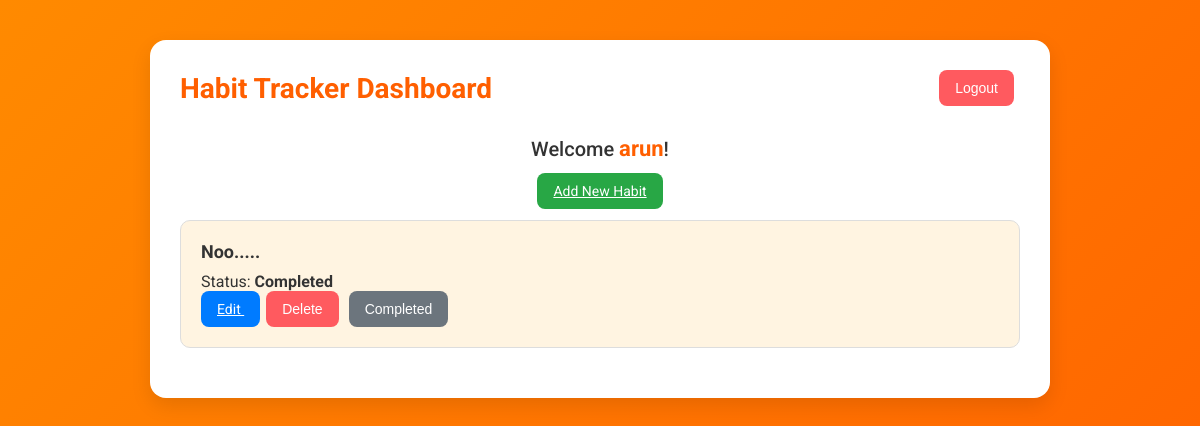
Page /dashboard/ (signed in) on the earlier database version.
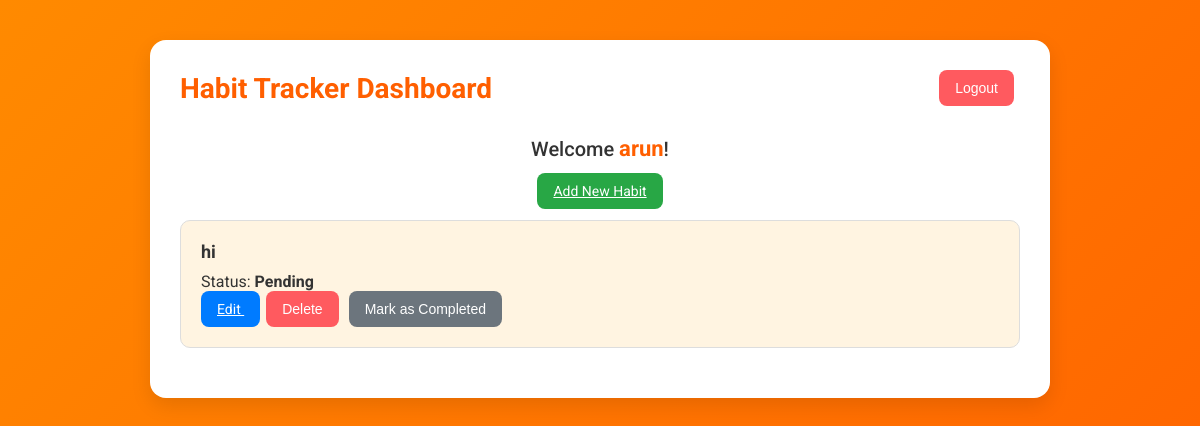
Same page on the later database version.
### tracker/models.py (models this page shows, shortened)
class Habit(models.Model):
        STATUS_CHOICES = [
        ('Pending', 'Pending'),
        ('Completed', 'Completed'),
    ]
        user = models.ForeignKey(User, on_delete=models.CASCADE)
        name = models.CharField(max_length=255)
        description = models.TextField()
        status = models.CharField(max_length=10, choices=STATUS_CHOICES, default='Pending')
        created_at = models.DateTimeField(auto_now_add=True)
        reminder_time = models.TimeField(null=True, blank=True)

### tracker/views.py (the view)
# urls.py: path('dashboard/', views.dashboard, name='dashboard'),
@login_required
def dashboard(request):
    habits = Habit.objects.filter(user=request.user)  # User-specific habits
    return render(request, 'tracker/dashboard.html', {'habits': habits})

### tracker/templates/tracker/dashboard.html (shortened to what this page needs)
<!DOCTYPE html>
<html lang="en">
<head>
</head>
<body>
    <div class="container">
        <div class="header">
            <h2>Habit Tracker Dashboard</h2>
            <form method="POST" action="{% url 'logout' %}">
                <button type="submit" class="btn btn-danger">Logout</button>
            </form>
        </div>
        {% if user.is_authenticated %}
            <p class="welcome">Welcome <strong>{{ user.first_name|default:user.username }}</strong>!</p>
        {% else %}
            <p class="welcome">Please log in to see your dashboard.</p>
        {% endif %}
        <div class="add-habit">
            <a href="{% url 'add_habit' %}" class="btn btn-success">Add New Habit</a>
        </div>
        {% for habit in habits %}
        <div class="habit">
            <h3>{{ habit.description }}</h3>
            <p>Status: <strong>{{ habit.get_status_display }}</strong></p>
            <a href="{% url 'edit_habit' habit.id %}" class="btn btn-primary"
               {% if habit.status == 'Completed' %}class="btn-disabled" style="pointer-events: none;"{% endif %}>
                Edit
            </a>
            <form method="POST" action="{% url 'delete_habit' habit.id %}" style="display:inline;">
                <button type="submit" class="btn btn-danger">Delete</button>
            </form>
            <form method="POST" action="{% url 'update_status' habit.id %}" style="display:inline;">
                <button type="submit" class="btn btn-secondary" {% if habit.status == 'Completed' %}disabled{% endif %}>
                    {% if habit.status == 'Pending' %} Mark as Completed {% else %} Completed {% endif %}
                </button>
            </form>
        </div>
        {% empty %}
        <p>No habits found. Start by adding a new habit!</p>
        {% endfor %}
    </div>
</body>
</html>

### tracker/templates/tracker/dashboard.html (style rules this page uses)
* { margin: 0; padding: 0; box-sizing: border-box; }
body { font-family: 'Roboto', sans-serif; background: linear-gradient(135deg, #ff8a00, #ff5f00); color: #333; display: flex; justify-content: center; align-items: flex-start; padding: 20px; min-height: 100vh; overflow-x: hidden; }
.container { width: 100%; max-width: 900px; background: #ffffff; border-radius: 16px; box-shadow: 0 8px 20px rgba(0, 0, 0, 0.1); padding: 30px; margin-top: 20px; }
.header { display: flex; justify-content: space-between; align-items: center; margin-bottom: 30px; }
h2 { font-size: 28px; font-weight: 700; color: #ff5f00; }
.welcome { font-size: 20px; font-weight: 500; color: #333; margin-bottom: 20px; text-align: center; }
.welcome strong { font-size: 22px; color: #ff5f00; }
.habit { border: 1px solid #ddd; border-radius: 10px; padding: 20px; margin-bottom: 20px; background-color: #fff4e1; transition: transform 0.3s ease-in-out; }
.habit h3 { margin-bottom: 10px; color: #333; font-size: 18px; }
.btn { border-radius: 8px; padding: 10px 16px; font-size: 14px; cursor: pointer; transition: background-color 0.3s, transform 0.2s; margin-right: 6px; text-align: center; }
.btn-primary { background-color: #007bff; color: #fff; border: none; }
.btn-danger { background-color: #ff5a5f; color: #fff; border: none; }
.btn-success { background-color: #28a745; color: #fff; border: none; }
.btn-secondary { background-color: #6c757d; color: #fff; border: none; }
.add-habit { text-align: center; margin-bottom: 20px; }
.add-habit .btn { margin: 0 auto; }

Differences in the rows shown:
removed Habit: description "Noo.....", status "Completed"
added Habit: description "hi", status "Pending", shows "Mark as Completed"
